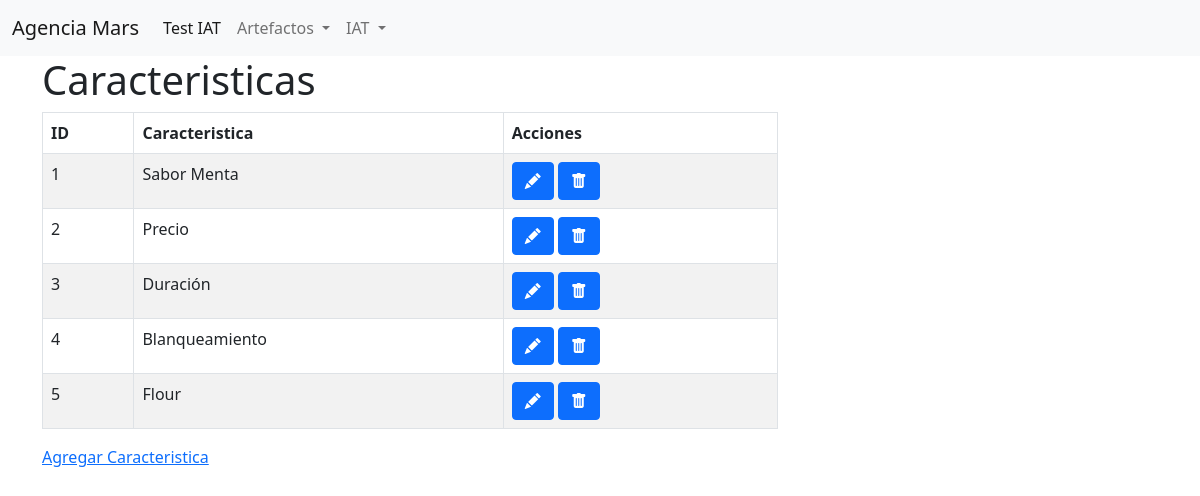
The page /caracteristica/ on the database as committed earlier.
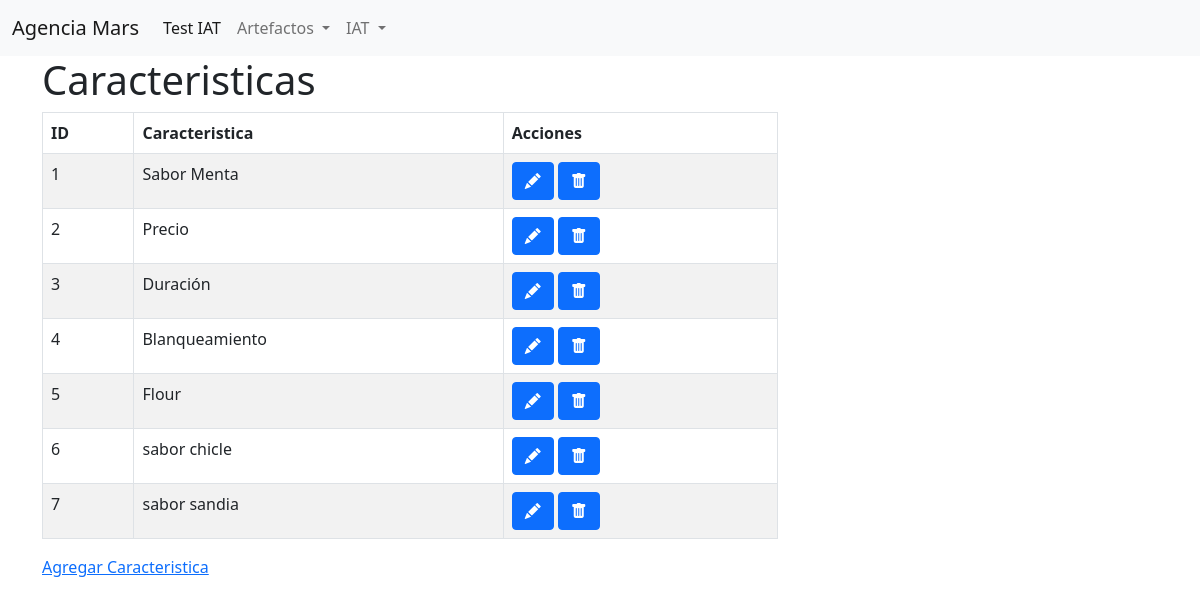
The same page on the database as committed later.
### test_iat/models.py (models this page shows)
class Caracteristica(models.Model):
    nombre =  models.CharField(max_length=255,unique=True)
    created_at = models.DateTimeField(auto_now_add=True)
    updated_at = models.DateTimeField(auto_now=True)

### test_iat/views.py (the view)
# urls.py: path('caracteristica/', views.caracteristica),
def caracteristica(request):
    caracteristicas= Caracteristica.objects.all()
    context = {
    "caracteristicas":caracteristicas,
    "accion":'default'
    }
    return render(request, 'caracteristicas.html', context)

### test_iat/templates/caracteristicas.html (shortened to what this page needs)
{% extends './base.html' %}
{% block content %}
    <div class="container">
        {% ifequal accion "default" %}
        <div class="row">
            <div class="col-8">
                <h1>Caracteristicas</h1>
                <div class="table-responsive">
                    <table id="shows" class="table table-striped table-bordered" width="100%" >
                        <thead>
                            <tr>
                                <th>ID</th>
                                <th>Caracteristica</th>
                                <th>Acciones</th>
                            </tr>
                        </thead>
                        <tbody>
                        {% for caracteristica in caracteristicas %}
                            <tr>
                                <td> {{caracteristica.id}}</td>
                                <td> {{caracteristica.nombre}}</td>
                                <td><span data-placement="top" data-toggle="tooltip" title="Editar">
                                        <a href="/caracteristica/{{caracteristica.id}}/edit" class="btn btn-primary btn-xs" data-title="view" data-toogle="modal" data-target="#view">
                                            <i class="bi bi-pencil-fill"></i>
                                        </a>
                                    </span>
                                    <span data-placement="top" data-toggle="tooltip" title="Delete">
                                        <a href="#" data-href="/caracteristica/{{caracteristica.id}}/destroy" class="btn btn-primary btn-xs" data-title="view" data-bs-toggle="modal" data-bs-target="#confirm-delete">
                                            <i class="bi bi-trash-fill"></i>
                                        </a>
                                    </span>
                                </td>
                            </tr>
                        {% endfor %}
                        </tbody>
                    </table>
                </div>
            </div>
        </div>
        <div class="row">
            <div class="col-8">
                <a href="/caracteristica/new">Agregar Caracteristica</a>
            </div>
        </div>
        {% endifequal %}
    </div>
{% endblock %}

Rows that differ between the two databases and show on the page:
added Caracteristica: id "6", nombre "sabor chicle"
added Caracteristica: id "7", nombre "sabor sandia"
